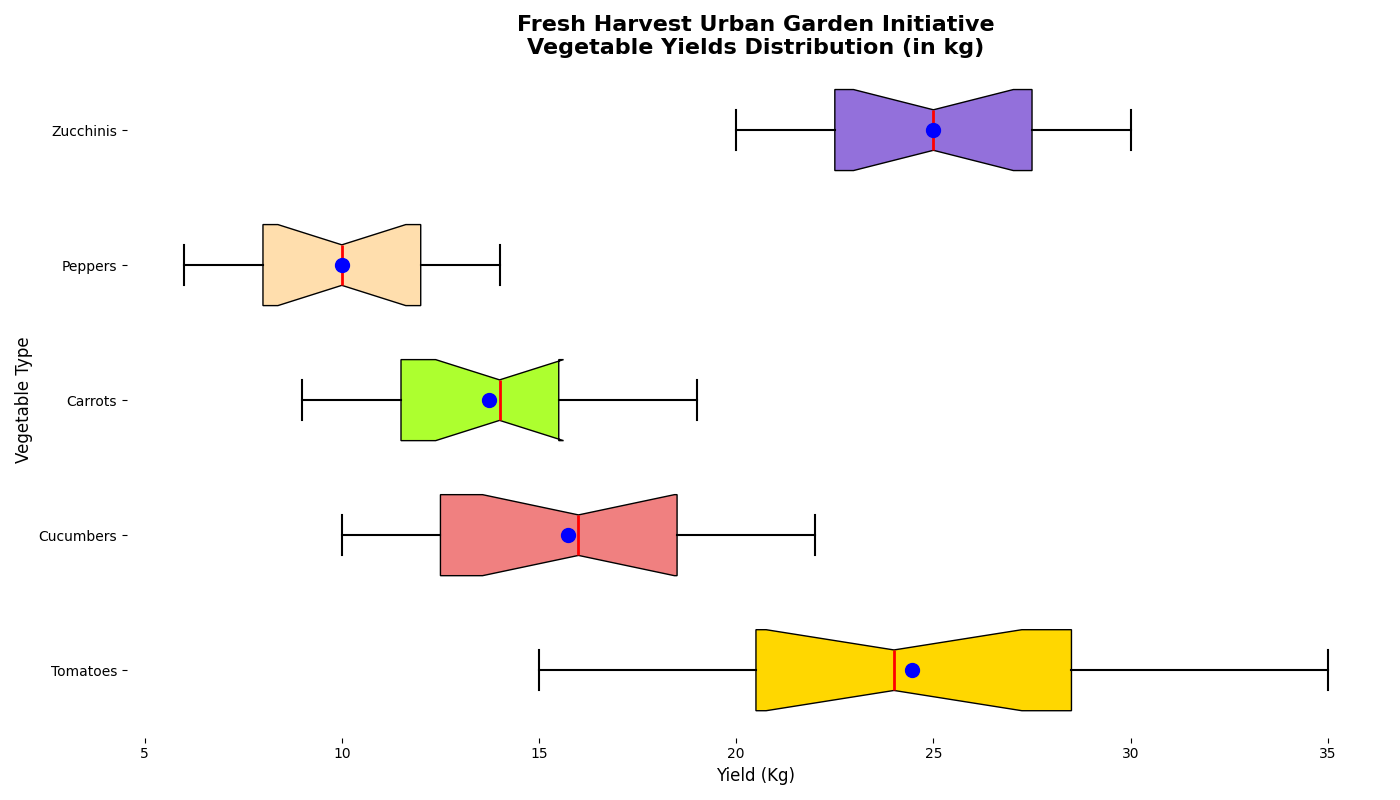

Generate this figure with Python:
import matplotlib.pyplot as plt
import numpy as np

vegetables = ['Tomatoes', 'Cucumbers', 'Carrots', 'Peppers', 'Zucchinis']
yields = {
    'Tomatoes': [15, 20, 22, 18, 25, 30, 35, 24, 28, 23, 19, 29, 31, 27, 21],
    'Cucumbers': [10, 15, 12, 18, 11, 17, 14, 20, 21, 16, 13, 19, 22, 10, 18],
    'Carrots': [9, 11, 13, 15, 14, 12, 10, 16, 18, 11, 14, 15, 17, 19, 12],
    'Peppers': [6, 8, 7, 11, 9, 12, 13, 10, 14, 12, 11, 9, 8, 13, 7],
    'Zucchinis': [20, 22, 24, 26, 28, 30, 25, 27, 23, 29, 21, 24, 26, 28, 22]
}

# Collect the yields data
data = [yields[veg] for veg in vegetables]

# Calculate average yields
average_yields = [np.mean(yields[veg]) for veg in vegetables]

# Plotting the graph
fig, ax = plt.subplots(figsize=(14, 8))
box = ax.boxplot(data, patch_artist=True, labels=vegetables, notch=True, vert=False, positions=range(1, len(vegetables) + 1), widths=0.6)

# Assign colors
colors = ['#FFD700', '#F08080', '#ADFF2F', '#FFDEAD', '#9370DB']
for patch, color in zip(box['boxes'], colors):
    patch.set_facecolor(color)
for whisker in box['whiskers']:
    whisker.set(color='black', linestyle='-', linewidth=1.5)
for cap in box['caps']:
    cap.set(color='black', linewidth=1.5)
for median in box['medians']:
    median.set(color='red', linewidth=2)
for flier in box['fliers']:
    flier.set(markerfacecolor='orange', marker='o', markersize=6)

ax.scatter(average_yields, range(1, len(vegetables) + 1), color='blue', s=100, zorder=3)

# Set titles and labels
ax.set_title('Fresh Harvest Urban Garden Initiative\nVegetable Yields Distribution (in kg)', fontsize=16, fontweight='bold')
ax.set_xlabel('Yield (Kg)', fontsize=12)
ax.set_ylabel('Vegetable Type', fontsize=12)

# Remove grid and borders
ax.xaxis.grid(False)
for spine in ax.spines.values():
    spine.set_visible(False)

# Adjust layout
plt.tight_layout()

# Show the plot
plt.show()
